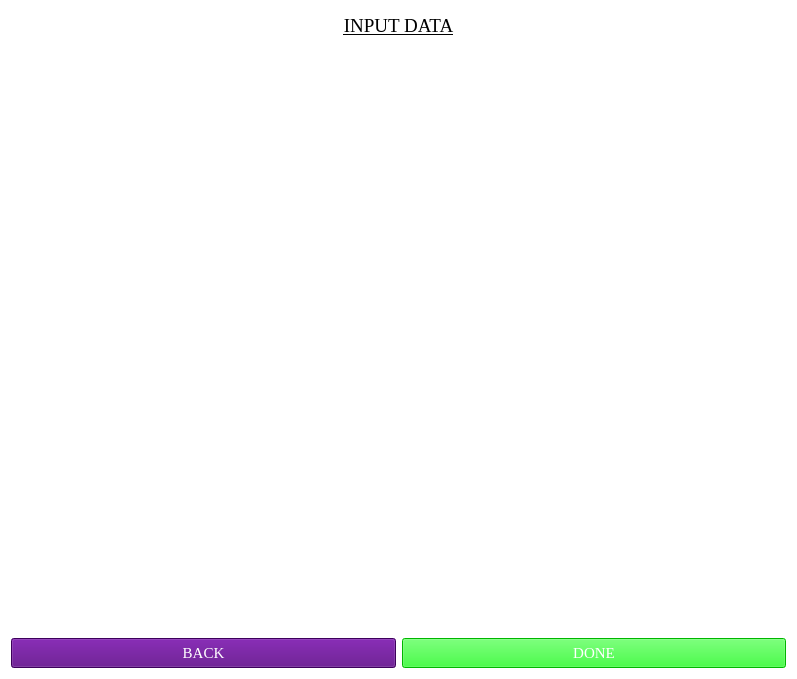
<?xml version="1.0" encoding="UTF-8"?>
<ui version="4.0">
 <class>Form</class>
 <widget class="QWidget" name="Form">
  <property name="geometry">
   <rect>
    <x>0</x>
    <y>0</y>
    <width>797</width>
    <height>679</height>
   </rect>
  </property>
  <property name="windowTitle">
   <string>Form</string>
  </property>
  <property name="styleSheet">
   <string notr="true">background-color: rgb(255, 255, 255);</string>
  </property>
  <layout class="QGridLayout" name="gridLayout">
   <item row="0" column="0">
    <widget class="QLabel" name="label">
     <property name="minimumSize">
      <size>
       <width>0</width>
       <height>30</height>
      </size>
     </property>
     <property name="maximumSize">
      <size>
       <width>16777215</width>
       <height>30</height>
      </size>
     </property>
     <property name="font">
      <font>
       <family>Georgia</family>
       <pointsize>11</pointsize>
       <stylestrategy>PreferAntialias</stylestrategy>
      </font>
     </property>
     <property name="text">
      <string>&lt;html&gt;&lt;head/&gt;&lt;body&gt;&lt;p&gt;&lt;span style=&quot; font-size:14pt; text-decoration: underline;&quot;&gt;INPUT DATA&lt;/span&gt;&lt;/p&gt;&lt;/body&gt;&lt;/html&gt;</string>
     </property>
     <property name="alignment">
      <set>Qt::AlignCenter</set>
     </property>
    </widget>
   </item>
   <item row="2" column="0">
    <widget class="QWidget" name="widget_2" native="true">
     <property name="maximumSize">
      <size>
       <width>16777215</width>
       <height>30</height>
      </size>
     </property>
     <property name="baseSize">
      <size>
       <width>0</width>
       <height>0</height>
      </size>
     </property>
     <layout class="QGridLayout" name="gridLayout_2">
      <property name="leftMargin">
       <number>0</number>
      </property>
      <property name="topMargin">
       <number>0</number>
      </property>
      <property name="rightMargin">
       <number>0</number>
      </property>
      <property name="bottomMargin">
       <number>0</number>
      </property>
      <item row="0" column="1">
       <widget class="QPushButton" name="Done">
        <property name="sizePolicy">
         <sizepolicy hsizetype="Minimum" vsizetype="Expanding">
          <horstretch>0</horstretch>
          <verstretch>0</verstretch>
         </sizepolicy>
        </property>
        <property name="font">
         <font>
          <family>Georgia</family>
          <pointsize>11</pointsize>
          <stylestrategy>PreferAntialias</stylestrategy>
         </font>
        </property>
        <property name="styleSheet">
         <string notr="true">background-color: rgb(0, 255, 0);
color: rgb(255, 255, 255);</string>
        </property>
        <property name="text">
         <string>DONE</string>
        </property>
       </widget>
      </item>
      <item row="0" column="0">
       <widget class="QPushButton" name="BacktoRes">
        <property name="sizePolicy">
         <sizepolicy hsizetype="Minimum" vsizetype="Expanding">
          <horstretch>0</horstretch>
          <verstretch>0</verstretch>
         </sizepolicy>
        </property>
        <property name="font">
         <font>
          <family>Georgia</family>
          <pointsize>11</pointsize>
          <stylestrategy>PreferAntialias</stylestrategy>
         </font>
        </property>
        <property name="styleSheet">
         <string notr="true">background-color: rgb(85, 0, 127);
color: rgb(255, 255, 255);</string>
        </property>
        <property name="text">
         <string>BACK</string>
        </property>
       </widget>
      </item>
     </layout>
    </widget>
   </item>
   <item row="1" column="0">
    <widget class="QWidget" name="InputFields" native="true">
     <property name="minimumSize">
      <size>
       <width>0</width>
       <height>30</height>
      </size>
     </property>
     <property name="font">
      <font>
       <family>Georgia</family>
       <pointsize>11</pointsize>
       <stylestrategy>PreferAntialias</stylestrategy>
      </font>
     </property>
    </widget>
   </item>
  </layout>
 </widget>
 <resources/>
 <connections/>
</ui>
